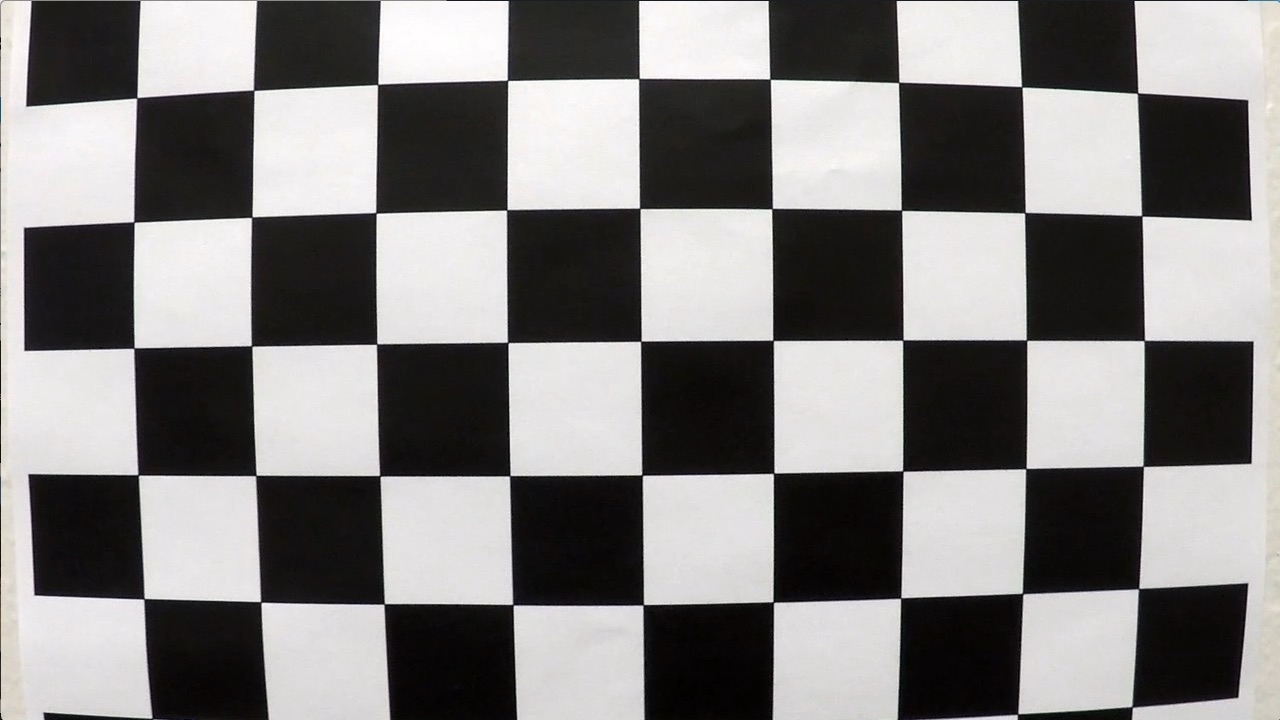
#> input picture Dataset/Camera Calibration/calibration1.jpg, 1280 x 720 px; its folder holds only this picture in this run
$ jupyter execute Detecting_road_features_v2.ipynb   (shell and % lines are left out)   (older library calls are emulated)
#> lines starting #> are read from the running program, lines starting #| are printed output that depends on the picture; after the words box and inside, x2 and y2 are one past the last pixel; in counts of white or black regions, pixels touching at a corner belong together
### lanetracking/camera_calibration.py
import numpy as np
import matplotlib.image as mpimg
import cv2

class CameraCalibration:
    def __init__(self, calibration_images, pattern_size=(9,6), retain_calibration_images=False):
        self.camera_matrix = None
        self.distortion_coefficients = None
        self.calibration_images_success = []
        self.calibration_images_error = []
        self.calculate_calibration(calibration_images, pattern_size, retain_calibration_images)
#> in calculate_calibration, image is the input picture: shape (720, 1280, 3); mean R, G, B 130.1, 128.4, 127.8
#> in calculate_calibration, `found, corners = cv2.findChessboardCorners(grayscale_img, pattern_size..`: found = False; corners = None

    def calibrate_image(self, image):
        if self.camera_matrix is not None and self.distortion_coefficients is not None:
            return cv2.undistort(image, self.camera_matrix, self.distortion_coefficients,
                                 None, self.camera_matrix)
        else:
            return image

    def calculate_calibration(self, calibration_images, pattern_size, retain_calibration_images):
        # Since the object points for all 9x6 chessboards are the same (as they are all images of the same 9x6
        # chess board), the object points in 3D are the same. Hence, prepare the object_points to represent the
        # 54 sqaures as (x,y,z): (0,0,0), (1,0,0).... (8,5,0). z is always 0 because all squares on the chessboard
        # are on the same plane.
        pattern = np.zeros((pattern_size[1] * pattern_size[0], 3), np.float32)
        pattern[:,:2] = np.mgrid[0:pattern_size[0], 0:pattern_size[1]].T.reshape(-1,2)

        object_points = []    # Depicts 3D points in the real-world space
        image_points = []     # Depicts 2D points in the image's plane
        image_size = None

        for i, path in enumerate(calibration_images):
            image = mpimg.imread(path)
            grayscale_img = cv2.cvtColor(image, cv2.COLOR_RGB2GRAY)
            found, corners = cv2.findChessboardCorners(grayscale_img, pattern_size, None)
            if found:
                object_points.append(pattern)
                image_points.append(corners)
                image_size = (image.shape[1], image.shape[0])
                if retain_calibration_images:
                    cv2.drawChessboardCorners(image, pattern_size, corners, True)
                    self.calibration_images_success.append(image)
            else:
                if retain_calibration_images:
                    self.calibration_images_error.append(image)

        if object_points and image_points:
            _,self.camera_matrix, self.distortion_coefficients, _, _ = cv2.calibrateCamera(
                object_points, image_points, image_size, None, None)

### lanetracking/edge_detection.py
import numpy as np
import cv2

def absolute_gradient_mask(image, kernel_size=3, axis='x', threshold = (0,255)):
    if axis=='x':
        sobel = np.absolute(cv2.Sobel(image, cv2.CV_64F, 1, 0, ksize=kernel_size))
    elif axis=='y':
        sobel = np.absolute(cv2.Sobel(image, cv2.CV_64F, 0, 1, ksize=kernel_size))
    sobel = np.uint8(255 * sobel / np.amax(sobel))
    mask = np.zeros_like(sobel)
    mask[(sobel >= threshold[0]) & (sobel <= threshold[1])] = 1
    return mask

def gradient_magnitude_mask(image, kernel_size=3, threshold=(0,255)):
    sobel_x = cv2.Sobel(image, cv2.CV_64F, 1, 0, ksize=kernel_size)
    sobel_y = cv2.Sobel(image, cv2.CV_64F, 0, 1, ksize=kernel_size)
    gradient_magnitude = np.sqrt(sobel_x**2 + sobel_y**2)
    gradient_magnitude = np.uint8(255 * gradient_magnitude / np.amax(gradient_magnitude))
    mask = np.zeros_like(gradient_magnitude)
    mask[(gradient_magnitude >= threshold[0]) & (gradient_magnitude <= threshold[1])] = 1
    return mask

def gradient_direction_mask(image, kernel_size=3, threshold=(0, np.pi / 2)):
    sobel_x_abs = np.absolute(cv2.Sobel(image, cv2.CV_64F, 1, 0, ksize=kernel_size))
    sobel_y_abs = np.absolute(cv2.Sobel(image, cv2.CV_64F, 0, 1, ksize=kernel_size))
    gradient_direction = np.arctan2(sobel_y_abs, sobel_x_abs)
    mask = np.zeros_like(gradient_direction)
    mask[(gradient_direction >= threshold[0]) & (gradient_direction <= threshold[1])] = 1
    return mask

def color_threshold_mask(image, threshold=(0,255)):
    mask = np.zeros_like(image)
    mask[(image >= threshold[0]) & (image <= threshold[1])] = 1
    return mask

def get_edges(image, seperate_channels=False):
    hls_image = cv2.cvtColor(image, cv2.COLOR_RGB2HLS).astype(np.float)
    saturation_channel = hls_image[:,:,2]

    absolute_gradient_x = absolute_gradient_mask(saturation_channel, kernel_size=3, axis='x', threshold=(20,100))
    absolute_gradient_y = absolute_gradient_mask(saturation_channel, kernel_size=3, axis='y', threshold=(20,100))
    gradient_magnitude = gradient_magnitude_mask(saturation_channel, kernel_size=3, threshold=(20,100))
    gradient_direction = gradient_direction_mask(saturation_channel, kernel_size=3, threshold=(0.7,1.3))

    gradient_mask = np.zeros_like(saturation_channel)
    gradient_mask[((absolute_gradient_x==1) & (absolute_gradient_y==1)) |
                  ((gradient_magnitude==1) & (gradient_direction==1))] = 1

    color_mask = color_threshold_mask(saturation_channel, threshold=(170,255))

    if seperate_channels:
        return np.dstack((np.zeros_like(saturation_channel), gradient_mask, color_mask))
    else:
        mask = np.zeros_like(gradient_mask)
        mask[(gradient_mask==1) | (color_mask==1)] = 1
        return mask

### Detecting_road_features_v2.ipynb
[cell 1]

import numpy as np
import matplotlib.image as mpimg
import matplotlib.pyplot as plt
import matplotlib.gridspec as gridspec
import cv2
import glob

from lanetracking.camera_calibration import CameraCalibration

[cell 2]
calibration_img_path = '../Dataset/Camera Calibration/calibration*.jpg'
calibrate = CameraCalibration(glob.glob(calibration_img_path), retain_calibration_images=True)

print('Successfully detected corners:')
plt.figure(figsize = (16, 9))
gridspec.GridSpec(5, 4)
for i, image in enumerate(calibrate.calibration_images_success):
    plt.subplot2grid((5, 4), (i // 4, i % 4), colspan=1, rowspan=1)
    plt.imshow(image)
    plt.axis('off')
plt.show()

print('\nFailed to detect corners:')
for i, image in enumerate(calibrate.calibration_images_error):
    f, (ax1, ax2) = plt.subplots(1, 2, figsize=(10, 2.5))
    ax1.axis('off')
    ax1.imshow(image)
    ax1.set_title('Original', fontsize=10)
    ax2.axis('off')
    ax2.imshow(calibrate.calibrate_image(image))
    ax2.set_title('Calibrated', fontsize=10)
#> this loop made 1 pass

[cell 3]
from lanetracking.edge_detection import get_edges

test_image_path = '../Dataset/Test Images/'
img_path = test_image_path + 'test1.jpg'
image = mpimg.imread(img_path)
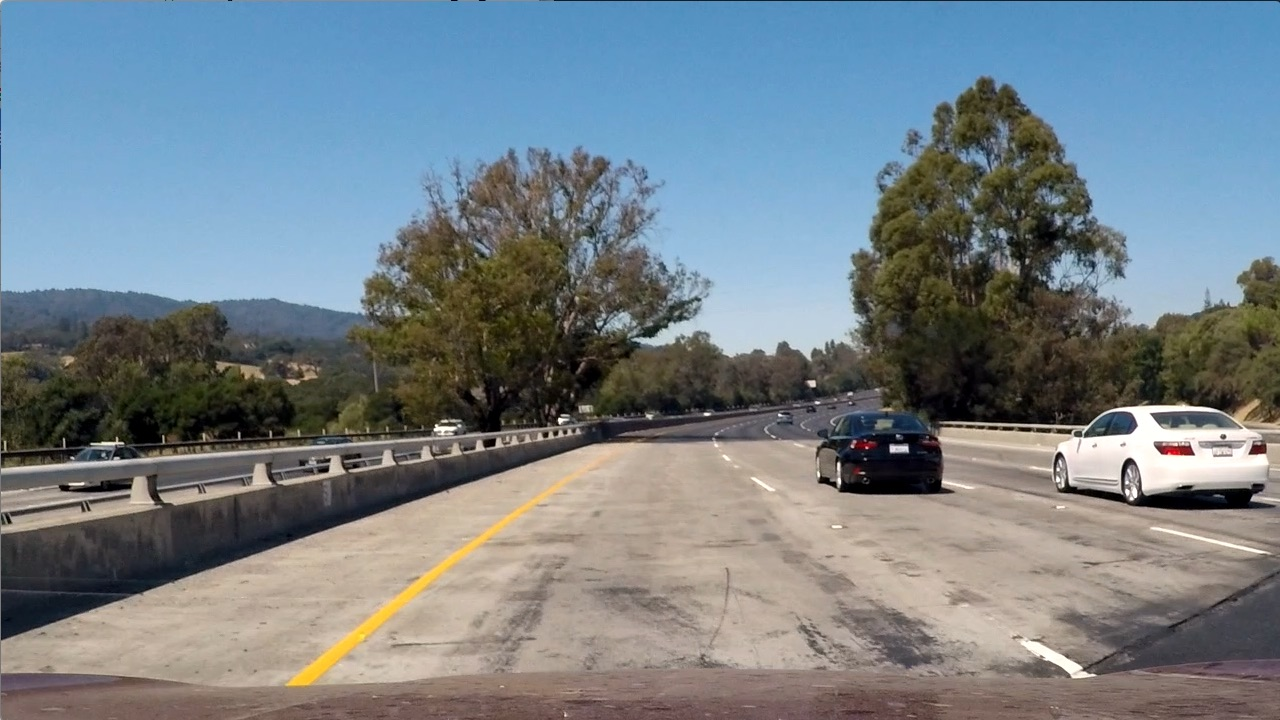
#> input picture Dataset/Test Images/test1.jpg, 1280 x 720 px, found by its file name
#> image is the input picture: shape (720, 1280, 3); mean R, G, B 117.5, 128.7, 135.5

result = get_edges(image, seperate_channels=True)
#> in get_edges, `absolute_gradient_x = absolute_gradient_mask(saturation_channel, kerne..`:
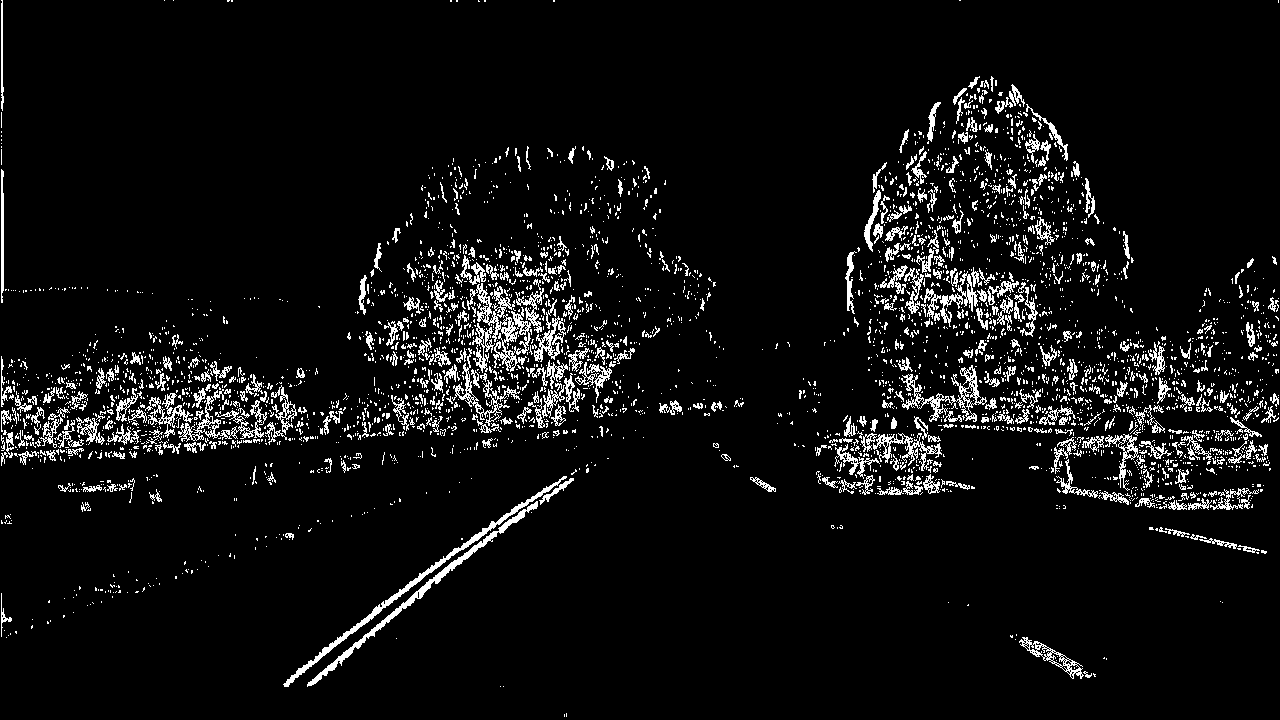
#> absolute_gradient_x: shape (720, 1280); values 0 (black) and 1 (white), 6.2% white in thin lines or dots
#> in get_edges, `absolute_gradient_y = absolute_gradient_mask(saturation_channel, kerne..`: absolute_gradient_y: shape (720, 1280); values 0 (black) and 1 (white), 7.5% white in thin lines or dots
#> in get_edges, `gradient_magnitude = gradient_magnitude_mask(saturation_channel, kerne..`: gradient_magnitude: shape (720, 1280); values 0 (black) and 1 (white), 10% white in thin lines or dots
#> in get_edges, `gradient_direction = gradient_direction_mask(saturation_channel, kerne..`:
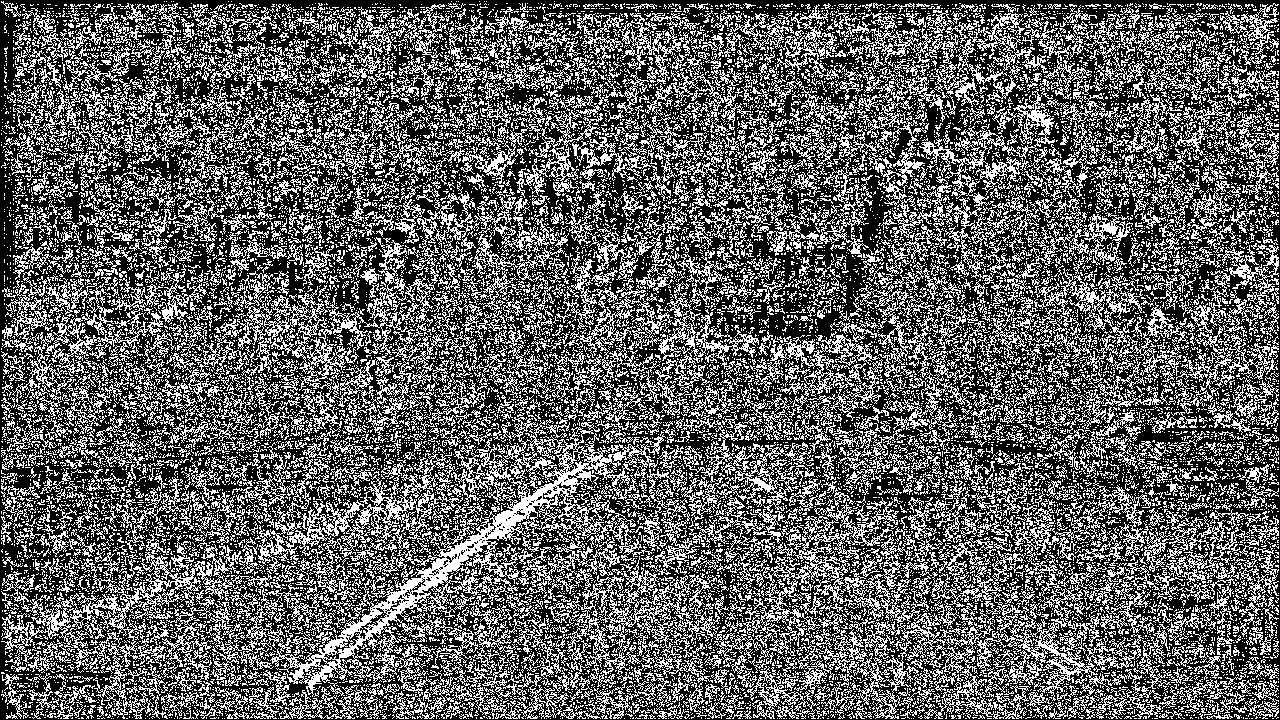
#> gradient_direction: shape (720, 1280) float64; values 0 (black) and 1 (white), 37.7% white in thin lines or dots
#> in get_edges, `color_mask = color_threshold_mask(saturation_channel, threshold=(170,2..`: color_mask: shape (720, 1280) float64; values 0 (black) and 1 (white), 2.1% white; 892 white regions (801 under 20 px), largest, box (x1, y1, x2, y2) and area: (1079, 405, 1268, 489) 5047, (288, 477, 571, 686) 3455, (554, 0, 1278, 1) 724
#> in get_edges, `return np.dstack((np.zeros_like(saturation_channel), gradient_mask, co..`:
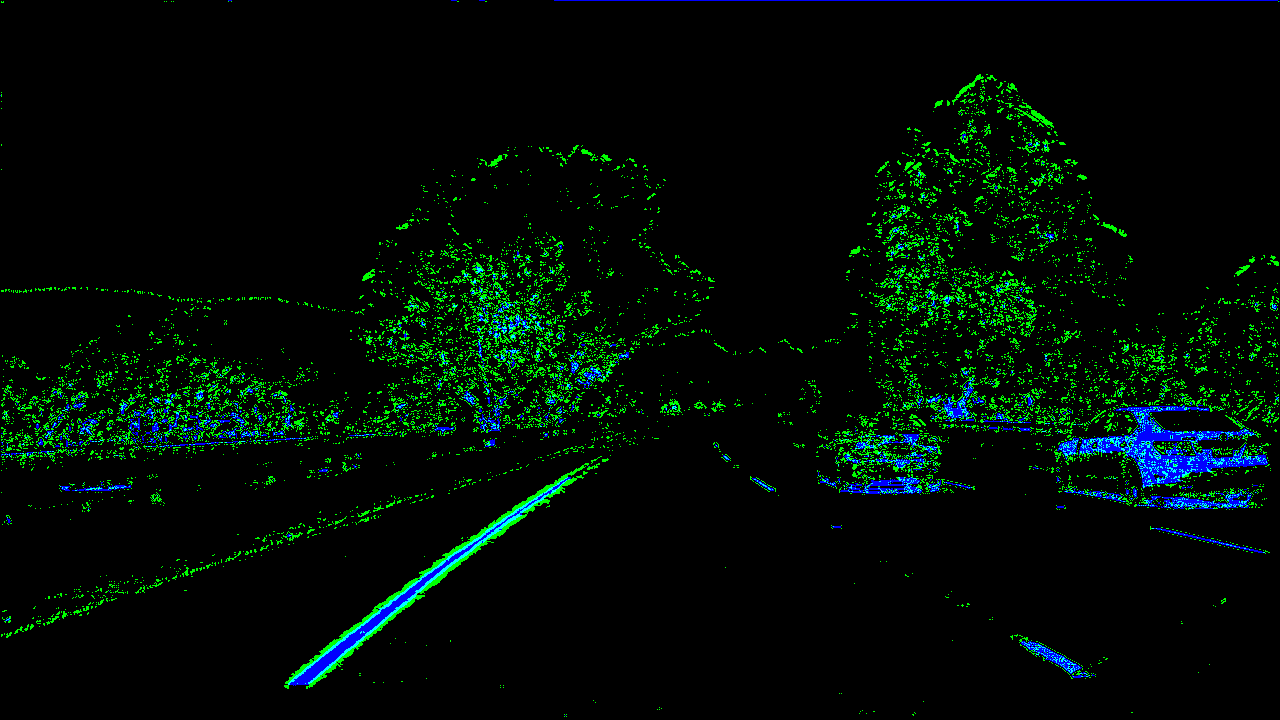
#> returned value: shape (720, 1280, 3) float64; mean of channels 0, 1, 2 0, 0.0471, 0.021; drawn as R, G, B

# Plot the result
f, (ax1, ax2) = plt.subplots(1, 2, figsize=(24, 9))
#f.tight_layout()
ax1.axis('off')
ax1.imshow(image)
ax1.set_title('Original', fontsize=18)
ax2.axis('off')
ax2.imshow(result)
ax2.set_title('Edges', fontsize=18)
